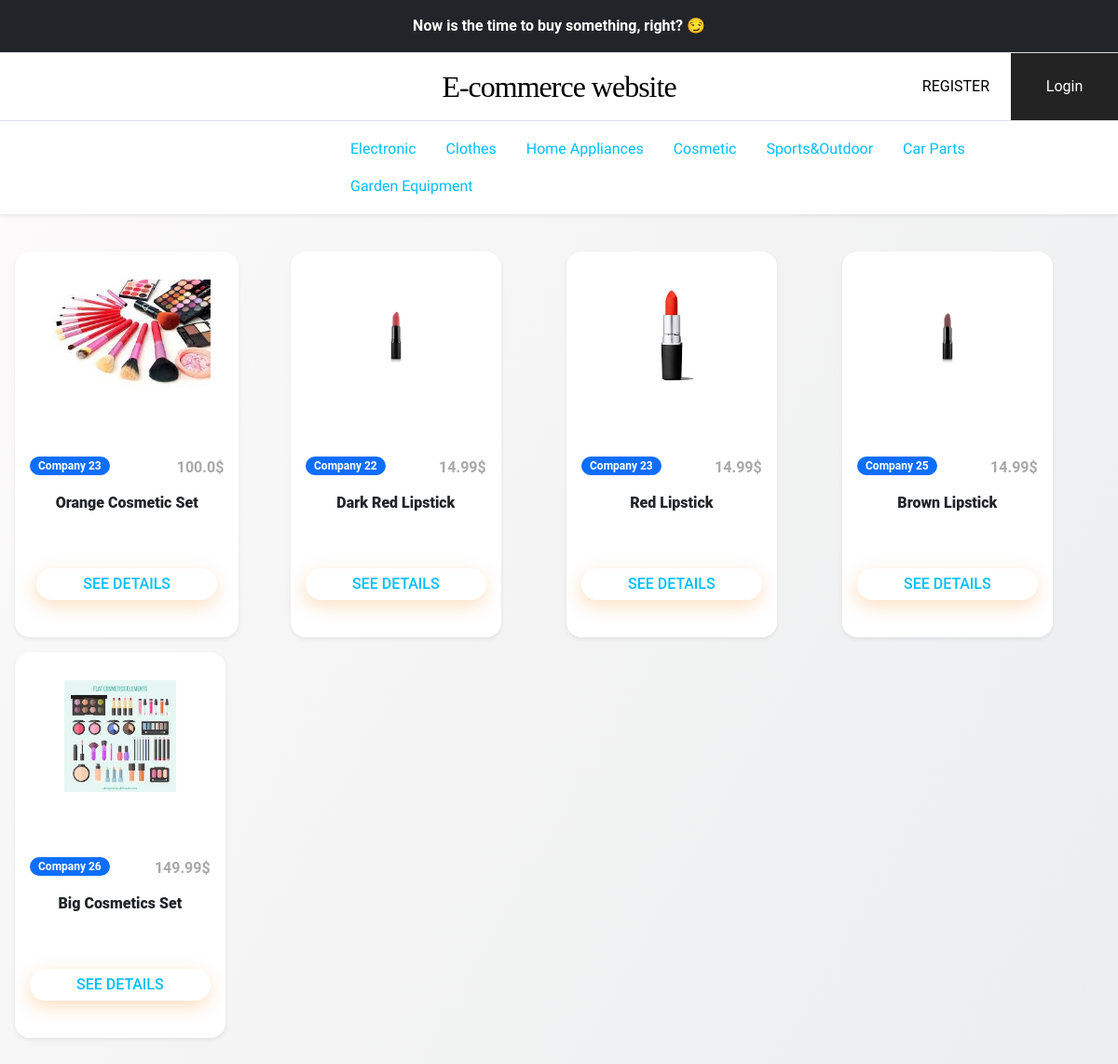
/cosmetic/, run on the app's committed database.
### ecommerceapp/models.py (models this page shows, shortened)
class ProductsOnSale(models.Model):
    companyname = models.CharField(max_length=50)
    productType = models.CharField(max_length=30)
    productName = models.CharField(max_length=100)
    productPrice = models.FloatField()
    productdescription = models.CharField(max_length=800)
    creationDate = models.DateTimeField(auto_now_add= True)
    product_image = models.FileField(blank=True)

### ecommerceapp/views.py (the view)
# urls.py: path('cosmetic/', views.cosmetic_page, name="cosmetic"),
def cosmetic_page(request):
    cosmetic_items = models.ProductsOnSale.objects.filter(Q(productType="Cosmetic")).all()
    cosmetic_items_dict={"cosmetic_items": cosmetic_items}
    return render(request,'ecommerceapp/cosmetic.html', context=cosmetic_items_dict)

### ecommerceapp/templates/ecommerceapp/cosmetic.html (shortened to what this page needs)
{% extends "base.html" %}
{% block content %}
<main>
    <div class="container-fluid bg-transparent my-4 p-3" >
        <div class="row row-cols-1 row-cols-sm-2 row-cols-md-4 g-3">
            {% for item in cosmetic_items %}
            <div class="col">
                <div class="card h-100 shadow-sm">
                    <figure class="mb-4">
                        <img src="{{item.product_image.url}}" class="card-img-top" alt="...">
                    </figure>
                    <div class="card-body">
                        <div class="clearfix mb-3">
                            <span class="float-start badge rounded-pill bg-primary">{{item.companyname}}</span>
                            <span class="float-end price-hp">{{item.productPrice}}&dollar;</span>
                        </div>
                        <h5 class="card-title text-center">{{item.productName}}</h5>
                        <div class="text-center my-4">
                            <a href="/detail/{{item.pk}}" class="btn btn-warning">See Details</a>
                        </div>
                    </div>
                </div>
            </div>
            {% endfor %}
        </div>
    </div>
</main>
{% endblock %}

### templates/base.html (style rules this page uses)
a:link { color: deepskyblue; background-color: transparent; text-decoration: none; }
.badge { padding-left: 9px; padding-right: 9px; -webkit-border-radius: 9px; -moz-border-radius: 9px; border-radius: 9px; }

### ecommerceapp/templates/ecommerceapp/cosmetic.html (style rules this page uses)
.card { display:inline-block; }
:root { --font1: 'Heebo', sans-serif;--font2: 'Fira Sans Extra Condensed', sans-serif;--font3: 'Roboto', sans-serif }
body { font-family: var(--font3);background-image: linear-gradient(120deg, #fdfbfb 0%, #ebedee 100%) }
.container-fluid { max-width: 1400px; }
.card { background: #fff;box-shadow: 0 6px 10px rgba(0, 0, 0, .08), 0 0 6px rgba(0, 0, 0, .05);transition: .3s transform cubic-bezier(.155, 1.105, .295, 1.12), .3s box-shadow, .3s -webkit-transform cubic-bezier(.155, 1.105, .295, 1.12);border: 0;border-radius: 1rem }
.card-img, .card-img-top { border-top-left-radius: calc(1rem - 1px);border-top-right-radius: calc(1rem - 1px) }
.card h5 { overflow: hidden;height: 56px;font-weight: 900;font-size: 1rem }
.card-img-top { width: 100%;max-height: 180px;object-fit: contain;padding: 30px }
.btn { font-size: 1rem;font-weight: 500;text-transform: uppercase;padding: 5px 50px 5px 50px }
.btn-warning { background: none #f7810a;color: #ffffff;fill: #ffffff;border: none;text-decoration: none;outline: 0;box-shadow: -1px 6px 19px rgba(247, 129, 10, 0.25);border-radius: 100px }
.price-hp { font-size: 1rem;font-weight: 600;color: darkgray }

### data on the page
ProductsOnSale: product_image (picture), companyname "Company 23", productPrice "100.0", productName "Orange Cosmetic Set"
ProductsOnSale: product_image (picture), companyname "Company 22", productPrice "14.99", productName "Dark Red Lipstick"
ProductsOnSale: product_image (picture), companyname "Company 23", productPrice "14.99", productName "Red Lipstick"
ProductsOnSale: product_image (picture), companyname "Company 25", productPrice "14.99", productName "Brown Lipstick"
ProductsOnSale: product_image (picture), companyname "Company 26", productPrice "149.99", productName "Big Cosmetics Set"
